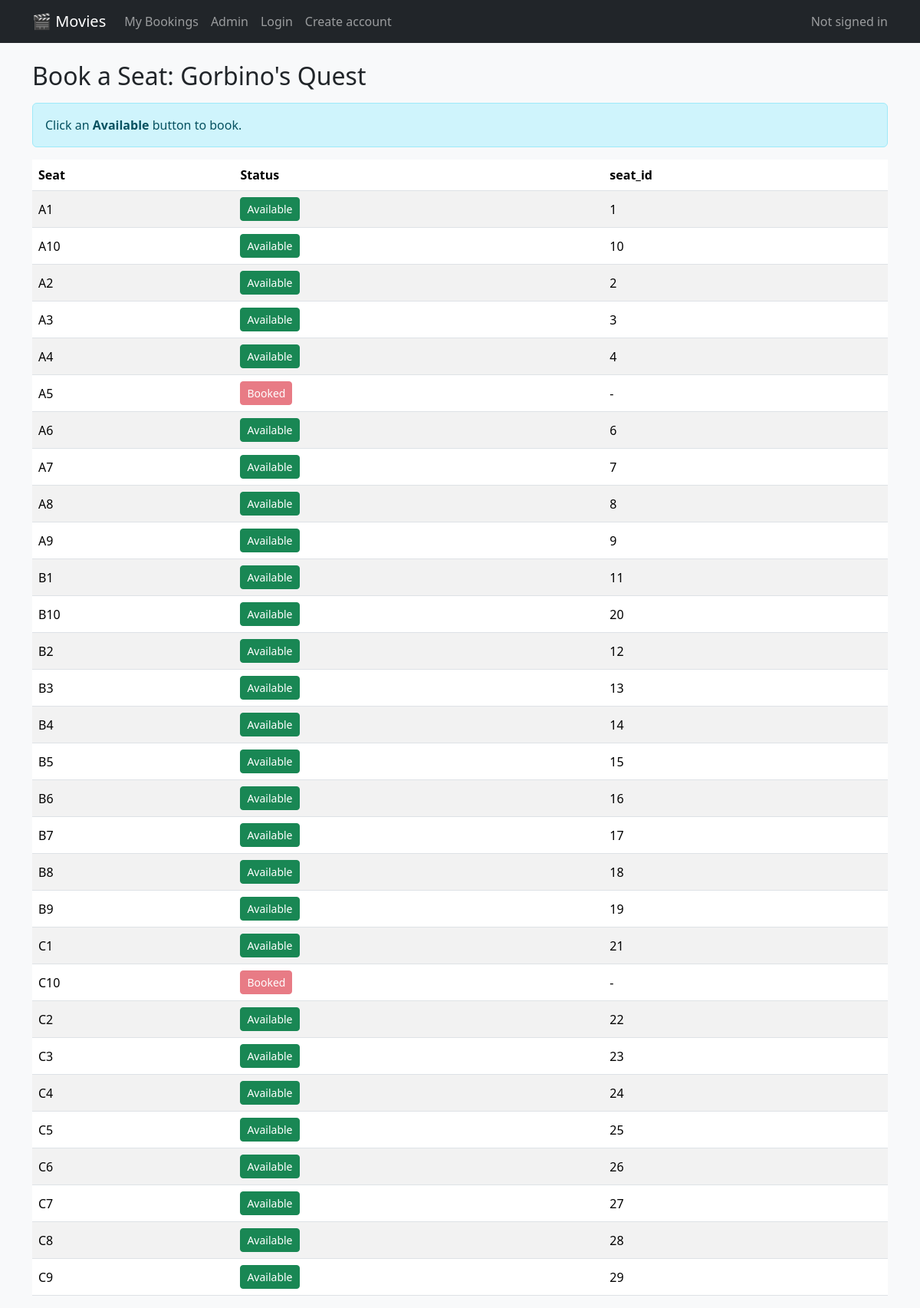
Screenshot of /book/3/ with the database file from the repository.
### bookings/models.py (models this page shows, shortened)
class Movie(models.Model):
    title = models.CharField(max_length=200)
    description = models.TextField(blank=True)
    release_date = models.DateField()
    duration = models.PositiveIntegerField(help_text="Duration in minutes")

class Seat(models.Model):
    seat_number = models.CharField(max_length=10, unique=True)
    booking_status = models.BooleanField(default=False)

### bookings/views.py (the view)
# urls.py: path('book/<int:movie_id>/', seat_booking, name='book_seat'),
def seat_booking(request, movie_id):
    movie = get_object_or_404(Movie, pk=movie_id)
    seats = (
        Seat.objects.order_by('seat_number')
        .annotate(is_booked=Exists(
            Booking.objects.filter(movie=movie, seat=OuterRef('pk'))
        ))
    )
    return render(request, 'bookings/seat_booking.html', {'movie': movie, 'seats': seats})

### bookings/templates/bookings/seat_booking.html (shortened to what this page needs)
{% extends 'bookings/base.html' %}
{% block content %}
<h2 class="mb-3">Book a Seat: {{ movie.title }}</h2>
<div class="alert alert-info">
  Click an <strong>Available</strong> button to book.
</div>
<table class="table table-striped align-middle">
  <thead><tr><th>Seat</th><th>Status</th><th>seat_id</th></tr></thead>
  <tbody>
    {% for s in seats %}
    <tr>
      <td>{{ s.seat_number }}</td>
      <td>
        {% if s.is_booked %}
          <button class="btn btn-sm btn-danger" disabled>Booked</button>
        {% else %}
          <button
            class="btn btn-sm btn-success book-btn"
            data-seat-id="{{ s.id }}"
            data-movie-id="{{ movie.id }}"
            type="button"
          >
            Available
          </button>
        {% endif %}
      </td>
      <td>{% if not s.is_booked %}{{ s.id }}{% else %}-{% endif %}</td>
    </tr>
    {% endfor %}
  </tbody>
</table>
{% endblock %}

### rows the page displays
Movie: title "Gorbino's Quest"
Seat: seat_number "A1", id "1"
Seat: seat_number "A10", id "10"
Seat: seat_number "A2", id "2"
Seat: seat_number "A3", id "3"
Seat: seat_number "A4", id "4"
Seat: seat_number "A5", shows "Booked"
Seat: seat_number "A6", id "6"
Seat: seat_number "A7", id "7"
Seat: seat_number "A8", id "8"
Seat: seat_number "A9", id "9"
Seat: seat_number "B1", id "11"
Seat: seat_number "B10", id "20"
Seat: seat_number "B2", id "12"
Seat: seat_number "B3", id "13"
Seat: seat_number "B4", id "14"
Seat: seat_number "B5", id "15"
Seat: seat_number "B6", id "16"
Seat: seat_number "B7", id "17"
Seat: seat_number "B8", id "18"
Seat: seat_number "B9", id "19"
Seat: seat_number "C1", id "21"
Seat: seat_number "C10", shows "Booked"
Seat: seat_number "C2", id "22"
Seat: seat_number "C3", id "23"
Seat: seat_number "C4", id "24"
Seat: seat_number "C5", id "25"
Seat: seat_number "C6", id "26"
Seat: seat_number "C7", id "27"
Seat: seat_number "C8", id "28"
Seat: seat_number "C9", id "29"
